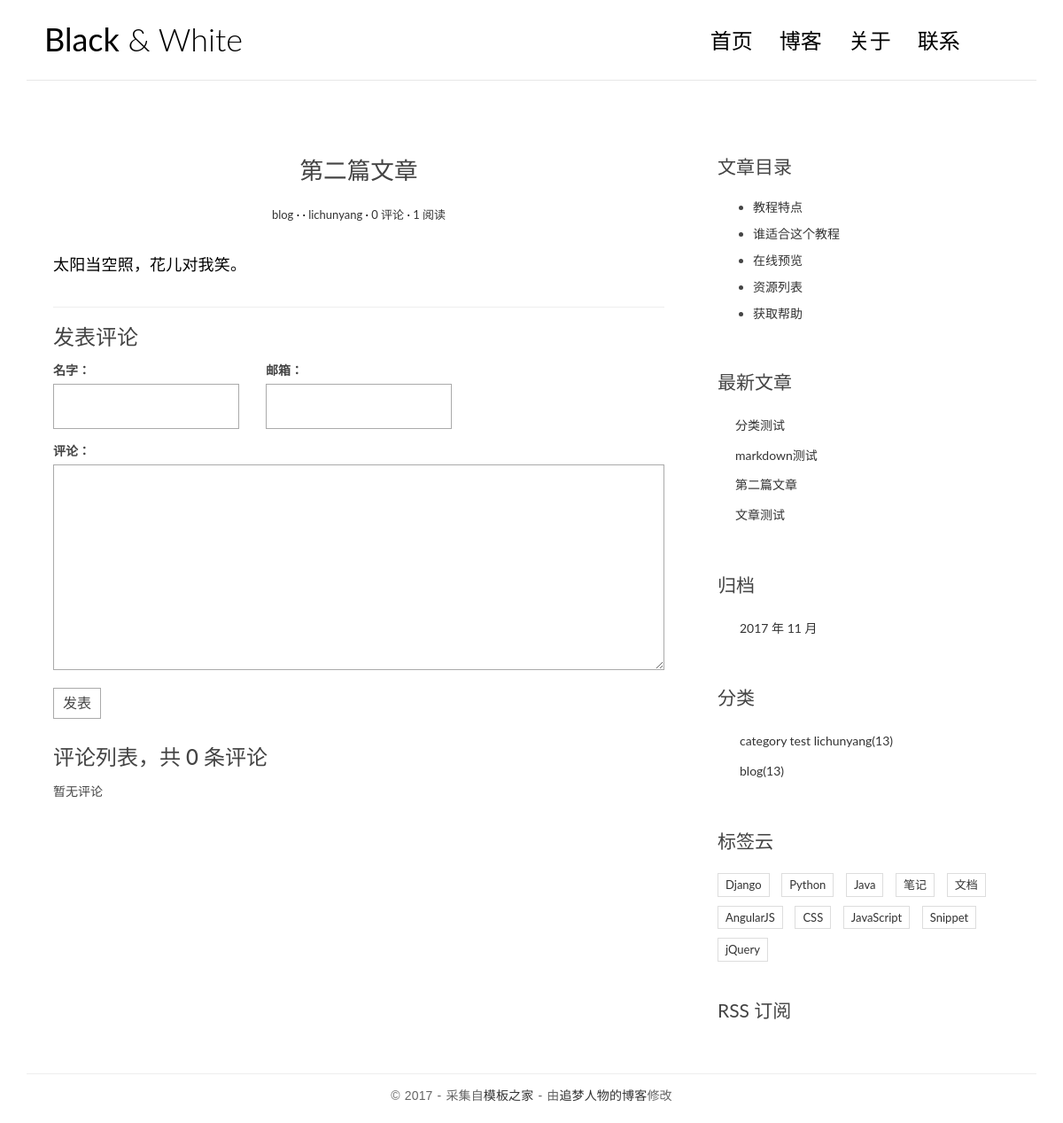
Screenshot of /post/3/ with the database file from the repository.
### blog/models.py (models this page shows, shortened)
@python_2_unicode_compatible
class Post(models.Model):
    title = models.CharField(max_length=100)
    body = models.TextField()
    created_time = models.DateTimeField()
    modified_time = models.DateTimeField()
    excerpt = models.CharField(max_length=200,blank=True)
    category = models.ForeignKey(Category)
    tags = models.ManyToManyField(Tag,blank=True)
    author = models.ForeignKey(User)
    views = models.PositiveIntegerField(default=0)
    def get_absolute_url(self):
        return reverse('blog:detail',kwargs={'pk':self.pk})
    def increase_views(self):
        self.views += 1
        self.save(update_fields=['views'])
    class Meta:
        ordering = ['-created_time']

@python_2_unicode_compatible
class Category(models.Model):
    name = models.CharField(max_length=100)

### blog/views.py (the view)
# urls.py: url(r'^post/(?P<pk>[0-9]+)/$',views.detail,name='detail'),
def detail(request,pk):
    post = get_object_or_404(Post,pk=pk)
    post.increase_views()
    post.body = markdown.markdown(post.body,
                                  extensions=[
                                      'markdown.extensions.extra',
                                      'markdown.extensions.codehilite',
                                      'markdown.extensions.toc',
                                  ])
    form = CommentForm()
    comment_list = post.comment_set.all()
    context = {'post':post,
               'form':form,
               'comment_list':comment_list
               }
    return render(request,'blog/detail.html',context=context)

### comments/forms.py
class CommentForm(forms.ModelForm):
    class Meta:
        model = Comment
        fields = ['name','email','text']

### blog/templatetags/blog_tags.py (called while the page is built)
@register.simple_tag
def get_recent_posts(num=5):
    return Post.objects.all().order_by('-created_time')[:num]

@register.simple_tag
def archives():
    return Post.objects.dates('created_time','month',order='DESC')

@register.simple_tag
def get_categories():
    return Category.objects.all()

### templates/blog/detail.html (shortened to what this page needs)
{% extends 'base.html' %}
{% block main %}
<article class="post post-{{post.pk}}">
    <header class="entry-header">
        <h1 class="entry-title">{{post.title}}</h1>
        <div class="entry-meta">
            <span class="post-category"><a href="#">{{post.category.name}}</a></span>
            <span class="post-date"></span>
            <span class="post-author"><a href="#">{{post.author}}</a></span>
            <span class="comments-link"><a href="{% url 'comments:post_comment' post.pk %}">{{post.comment_set.count}} 评论</a></span>
            <span class="views-count"><a href="#">{{post.views}} 阅读</a></span>
        </div>
    </header>
    <div class="entry-content clearfix">
        {{post.body|safe}}
    </div>
</article>
<section class="comment-area" id="comment-area">
    <hr>
    <h3>发表评论</h3>
    <form action="{% url 'comments:post_comment' post.pk %}" method="post" class="comment-form">
        <div class="row">
            <div class="col-md-4">
                <label for="{{ form.name.id_for_label }}">名字：</label>
                {{ form.name }}
            </div>
            <div class="col-md-4">
                <label for="{{ form.email.id_for_label }}">邮箱：</label>
                {{ form.email }}
            </div>
            <div class="col-md-12">
                <label for="{{ form.text.id_for_label }}">评论：</label>
                {{ form.text }}
                <button type="submit" class="comment-btn">发表</button>
            </div>
        </div>
    </form>
    <div class="comment-list-panel">
        <h3>评论列表，共 <span>{{post.comment_set.count}}</span> 条评论</h3>
        <ul class="comment-list list-unstyled">
            {% for comment in comment_list %}
            <li class="comment-item">
                <span class="nickname">{{comment.name}}</span>
                <time class="submit-date">{{comment.created_time}}</time>
                <div class="text">
                    {{comment.text}}
                </div>
            </li>
            {% empty %}
            暂无评论
            {% endfor %}
        </ul>
    </div>
</section>
{% endblock main %}
{% block toc %}
<div class="widget widget-content">
    <h3 class="widget-title">文章目录</h3>
    <ul>
        <li>
            <a href="#">教程特点</a>
        </li>
        <li>
            <a href="#">谁适合这个教程</a>
        </li>
        <li>
            <a href="#">在线预览</a>
        </li>
        <li>
            <a href="#">资源列表</a>
        </li>
        <li>
            <a href="#">获取帮助</a>
        </li>
    </ul>
</div>
{% endblock toc %}

### templates/base.html (shortened to what this page needs)
{% load staticfiles %}
{% load blog_tags %}
<!DOCTYPE html>
<html>
<head>
    <link rel="stylesheet" href="{% static 'blog/css/bootstrap.min.css' %}">
    <link rel="stylesheet" href="http://code.ionicframework.com/ionicons/2.0.1/css/ionicons.min.css">
    <link rel="stylesheet" href="{% static 'blog/css/pace.css'%}">
    <link rel="stylesheet" href="{% static 'blog/css/custom.css'%}">
    <link rel="stylesheet" href="{% static 'blog/css/highlights/autumn.css'%}">
</head>
<body>
<div class="container">
    <header id="site-header">
        <div class="row">
            <div class="col-md-4 col-sm-5 col-xs-8">
                <div class="logo">
                    <h1><a href="{% url 'blog:index' %}"><b>Black</b> &amp; White</a></h1>
                </div>
            </div>
            <div class="col-md-8 col-sm-7 col-xs-4">
                <nav class="main-nav" role="navigation">
                    <div class="collapse navbar-collapse" id="bs-example-navbar-collapse-1">
                        <ul class="nav navbar-nav navbar-right">
                            <li class="cl-effect-11"><a href="{% url 'blog:index' %}" data-hover="首页">首页</a></li>
                            <li class="cl-effect-11"><a href="#" data-hover="博客">博客</a></li>
                            <li class="cl-effect-11"><a href="about.html" data-hover="关于">关于</a></li>
                            <li class="cl-effect-11"><a href="contact.html" data-hover="联系">联系</a></li>
                        </ul>
                    </div>
                </nav>
            </div>
        </div>
    </header>
</div>
<div class="content-body">
    <div class="container">
        <div class="row">
            <main class="col-md-8">
                {% block main %}
                {% endblock main %}
            </main>
            <aside class="col-md-4">
                {% block toc %}
                {% endblock toc %}
                <div class="widget widget-recent-posts">
                    <h3 class="widget-title">最新文章</h3>
                    {% get_recent_posts as recent_post_list %}
                    <ul>
                        {% for post in recent_post_list %}
                        <li>
                            <a href="{{post.get_absolute_url}}">{{post.title}}</a>
                        </li>
                        {% empty %}
                        暂时没有文章
                        {% endfor %}
                    </ul>
                </div>
                <div class="widget widget-archives">
                    <h3 class="widget-title">归档</h3>
                    {% archives as date_list %}
                    <ul>
                        {% for date in date_list %}
                        <li>
                            <a href="{% url 'blog:archives' date.year date.month %}">{{date.year}} 年 {{date.month}} 月</a>
                        </li>
                        {% empty %}
                        暂无归档
                        {% endfor %}
                    </ul>
                </div>
                <div class="widget widget-category">
                    <h3 class="widget-title">分类</h3>
                    {% get_categories as category_list %}
                    <ul>
                        {% for category in category_list %}
                        <li>
                            <a href="{% url 'blog:category' category.pk %}">{{category.name}}<span class="post-count">(13)</span></a>
                        </li>
                        {% empty %}
                        暂无分类
                        {% endfor %}
                    </ul>
                </div>
                <div class="widget widget-tag-cloud">
                    <h3 class="widget-title">标签云</h3>
                    <ul>
                        <li>
                            <a href="#">Django</a>
                        </li>
                        <li>
                            <a href="#">Python</a>
                        </li>
                        <li>
                            <a href="#">Java</a>
                        </li>
                        <li>
                            <a href="#">笔记</a>
                        </li>
                        <li>
                            <a href="#">文档</a>
                        </li>
                        <li>
                            <a href="#">AngularJS</a>
                        </li>
                        <li>
                            <a href="#">CSS</a>
                        </li>
                        <li>
                            <a href="#">JavaScript</a>
                        </li>
                        <li>
                            <a href="#">Snippet</a>
                        </li>
                        <li>
                            <a href="#">jQuery</a>
                        </li>
                    </ul>
                </div>
                <div class="rss">
                    <a href=""> RSS 订阅</a>
                </div>
            </aside>
        </div>
    </div>
</div>
<footer id="site-footer">
    <div class="container">
        <div class="row">
            <div class="col-md-12">
                <p class="copyright">&copy 2017 - 采集自<a href="http://www.cssmoban.com/"
                                                        target="_blank" title="模板之家">模板之家</a>
                    - 由<a href="http://zmrenwu.com/" title="网页模板" target="_blank">追梦人物的博客</a>修改
                </p>
            </div>
        </div>
    </div>
</footer>
</body>
</html>

### blog/static/blog/css/custom.css (style rules this page uses)
* { outline: none; }
h1, h2, h3, h4, h5, h6 { margin-top: 0; }
b { font-weight: 400; }
a { color: #333; }
body { color: #444; font-family: 'Lato', sans-serif; }
p { font-family: 'Ubuntu', sans-serif; font-weight: 400; word-spacing: 1px; letter-spacing: 0.01em; }
#site-header { background-color: #FFF; padding: 25px 20px; margin-bottom: 40px; border-bottom: 1px solid #e7e7e7; }
.logo h1 a { color: #000; }
.logo h1 { margin: 0; font-family: 'Lato', sans-serif; font-weight: 300; }
.main-nav { margin-top: 11px; max-width: 95%; }
.main-nav a { color: #000000 !important; padding: 0 0 5px 0 !important; margin-right: 30px; font-family: 'Lato', sans-serif; font-weight: 300; font-size: 24px; }
.cl-effect-11 a { padding: 10px 0; color: #0972b4; text-shadow: none; }
.cl-effect-11 a::before { position: absolute; top: 0; left: 0; overflow: hidden; padding: 0 0 5px 0 !important; max-width: 0; border-bottom: 1px solid #000; color: #000; content: attr(data-hover); white-space: nowrap; -webkit-transition: max-width 0.5s; -moz-transition: max-width 0.5s; transition: max-width 0.5s; }
.content-body { padding-bottom: 4em; }
.post { background: #fff; padding: 30px 30px 0; }
.entry-title { text-align: center; font-size: 1.9em; margin-bottom: 20px; line-height: 1.6; padding: 10px 20px 0; }
.entry-meta { text-align: center; color: #DDDDDD; font-size: 13px; margin-bottom: 30px; }
.entry-content { font-size: 18px; line-height: 1.9; font-weight: 300; color: #000; }
.post-category::after, .post-date::after, .post-author::after, .comments-link::after { content: ' ·'; color: #000; }
.widget { background: #fff; padding: 30px 0 0; }
.widget-title { font-size: 1.5em; margin-bottom: 20px; line-height: 1.6; padding: 10px 0 0; font-weight: 400; }
.widget-recent-posts ul { padding: 0; margin: 0; padding-left: 20px; }
.widget-recent-posts ul li { list-style-type: none; position: relative; line-height: 170%; margin-bottom: 10px; }
.widget-recent-posts ul li::before { content: '\f3d3'; font-family: "Ionicons"; position: absolute; left: -17px; top: 3px; font-size: 16px; color: #000; }
.widget-archives ul { padding: 0; margin: 0; padding-left: 25px; }
.widget-archives ul li { list-style-type: none; position: relative; line-height: 170%; margin-bottom: 10px; }
.widget-archives ul li::before { content: '\f3f3'; font-family: "Ionicons"; position: absolute; left: -25px; top: 1px; font-size: 16px; color: #000; }
.widget-category ul { padding: 0; margin: 0; padding-left: 25px; }
.widget-category ul li { list-style-type: none; position: relative; line-height: 170%; margin-bottom: 10px; }
.widget-category ul li::before { content: '\f3fe'; font-family: "Ionicons"; position: absolute; left: -25px; top: 1px; font-size: 18px; color: #000; }
.widget-tag-cloud ul { padding: 0; margin: 0; margin-right: -10px; }
.widget-tag-cloud ul li { list-style-type: none; font-size: 13px; display: inline-block; margin-right: 10px; margin-bottom: 10px; padding: 3px 8px; border: 1px solid #ddd; }
.widget-content ul li { margin-bottom: 10px; }
.rss { font-size: 21px; margin-top: 30px; }
.rss a { color: #444; }
#site-footer { padding-top: 10px; padding: 0 0 1.5em 0; }
.copyright { text-align: center; padding-top: 1em; margin: 0; border-top: 1px solid #eee; color: #666; }
.contact-form input, .comment-form input { border: 1px solid #aaa; margin-bottom: 15px; width: 100%; padding: 15px 15px; font-size: 16px; line-height: 100%; transition: 0.4s border-color linear; }
.contact-form textarea, .comment-form textarea { border: 1px solid #aaa; margin-bottom: 15px; width: 100%; padding: 15px 15px; font-size: 16px; line-height: 20px !important; min-height: 183px; transition: 0.4s border-color linear; }
.comment-area { padding: 0 30px 0; }
.comment-form { margin-top: 15px; }
.comment-form .comment-btn { background-color: #fff; border: 1px solid #aaa; font-size: 16px; padding: 5px 10px; }
.comment-list-panel { margin-top: 30px; }
.comment-list { margin-top: 15px; }

### rows the page displays
Post: title "第二篇文章", category.name "blog", author "lichunyang", comment_set.count "0", views "1", body "太阳当空照，花儿对我笑。"
Post: title "分类测试"
Post: title "markdown测试"
Post: title "文章测试"
Category: name "category test lichunyang"
Category: name "blog"

### other values shown
{{ date.year }} "2017"
{{ date.month }} "11"
